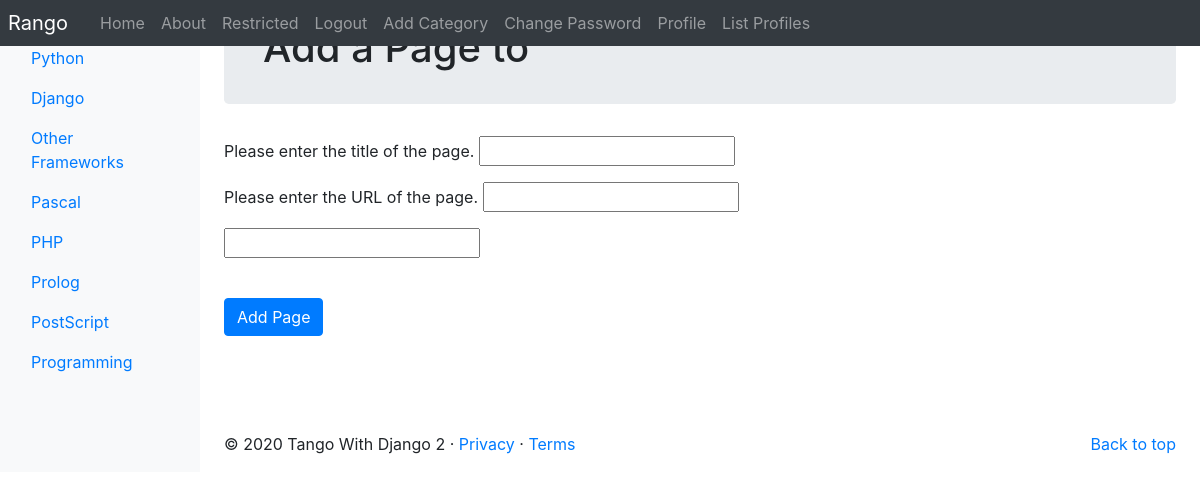
The app's page /rango/category/Django/add_page/ (signed in) with its own data.
### rango/models.py (models this page shows, shortened)
class Category(models.Model):
    NAME_MAX_LENGTH = 128
    name = models.CharField(max_length=NAME_MAX_LENGTH, unique=True)
    views = models.IntegerField(default=0)
    likes = models.IntegerField(default=0)
    slug = models.SlugField(unique=True)
    class Meta:
        verbose_name_plural = 'Categories'

### rango/views.py (the view, shortened to what this page needs)
# urls.py: path('category/<slug:category_name_slug>/add_page/', AddPageView.as_view(), name='add_page'),
class AddPageView(View):
    form = PageForm()
    category = None
    context_dict = dict()
    def get_category(self, category_name_slug):
        try:
            self.category = Category.objects.get(slug=category_name_slug)
            self.context_dict['category'] = self.category
        except Category.DoesNotExist:
            self.category = None
        if self.category is None:
            return redirect(reverse('rango:index'))
    @method_decorator(login_required)
    def get(self, request, category_name_slug):
        self.get_category(category_name_slug)
        self.context_dict['form'] = self.form
        return render(request, 'rango/add_page.html', self.context_dict)

### rango/forms.py (shortened to what this page needs)
class PageForm(forms.ModelForm):
    title = forms.CharField(max_length=Page.TITLE_MAX_LENGTH, help_text="Please enter the title of the page.")
    url = forms.URLField(max_length=Page.URL_MAX_LENGTH, help_text="Please enter the URL of the page.")
    views = forms.IntegerField(widget=forms.HiddenInput(), initial=0)
    class Meta:
        model = Page
        exclude = ('category',)

### rango/templatetags/rango_template_tags.py (called while the page is built)
@register.inclusion_tag('rango/categories.html')
def get_category_list(current_category=None):
    return {'categories': Category.objects.all(),
            'current_category': current_category}

### templates/rango/add_page.html (shortened to what this page needs)
{% extends 'rango/base.html' %}
{% load staticfiles %}
{% block body_block %}
    <div class="jumbotron p-4">
        <div class="container">
            <h1 class="jumbotron-heading">Add a Page to {{ category.name }}</h1>
        </div>
    </div>
    <div class="container">
        <div class="row">
            <form role="form" id="page_form" method="post"
                  action="{% url 'rango:add_page' category.slug %}">
                {% for field in form.visible_fields %}
                    {{ field.help_text }}
                    {{ field }} <br />
                    <div class="p-2"></div>
                {% endfor %}
                <br />
                <button class="btn btn-primary" type="submit" name="submit">
                    Add Page
                </button>
                <div class="p-5"></div>
            </form>
        </div>
    </div>
{% endblock %}

### templates/rango/categories.html (shortened to what this page needs)
<ul class="nav flex-column">
    {% if categories %}
        {% for c in categories %}
            {% if c == current_category %}
                <li class="nav-item">
                    <a class="nav-link active" href="{% url 'rango:show_category' c.slug %}">
                        <span data-feather="archive"></span>{{ c.name }}
                    </a>
                </li>
            {% else %}
                <li class="nav-item">
                    <a class="nav-link" href="{% url 'rango:show_category' c.slug %}">
                        {{ c.name }}
                    </a>
                </li>
            {% endif %}
        {% endfor %}
    {% else %}
        <li class="nav-item">There are no categories present.</li>
    {% endif %}
</ul>

### records on screen
Category: name "Python"
Category: name "Django"
Category: name "Other Frameworks"
Category: name "Pascal"
Category: name "PHP"
Category: name "Prolog"
Category: name "PostScript"
Category: name "Programming"

### other values on screen
{{ field.help_text }} "Please enter the title of the page." "Please enter the URL of the page."
